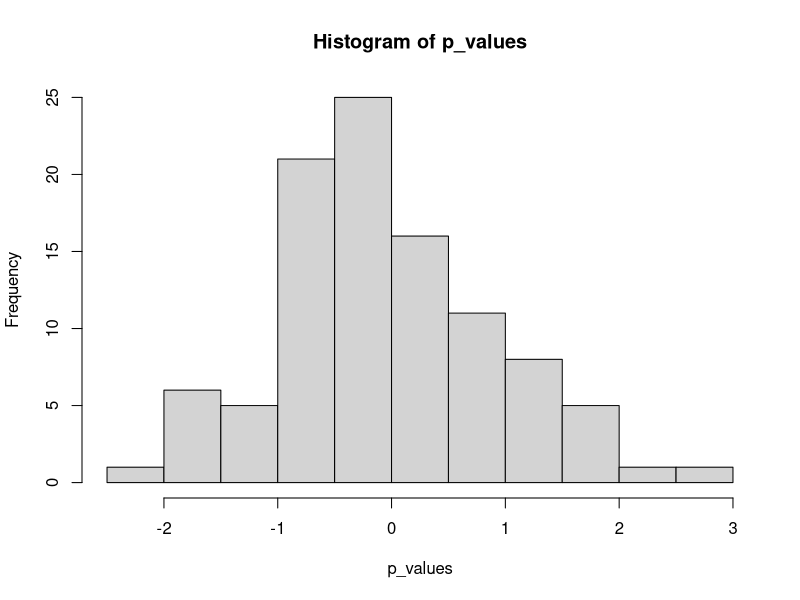

Here is the R script that generated this plot:
# Library -----------------------------
library(purrr)
library(broom)

# The `map()` -------------------------
## Use `as_mapper()` ------------------

as_mapper(1)
as_mapper(c(1, 2,3))
as_mapper(c("a", "b", "c"))
as_mapper(list("1", "b", "2"))

## Differences in formula of map -------------
 map(1:3, ~runif(2),.progress = TRUE)
 map(1:3, runif(2))

## Simulated t-test for poisson distribution
trials <- map(1:100, ~ t.test(rpois(10, 10), rpois(7, 10)))

p_values <- map_dbl(trials, 1, "p.value")
hist(p_values)
t_test <- t.test(rpois(10, 10), rpois(7, 10))
tidy(t_test)
